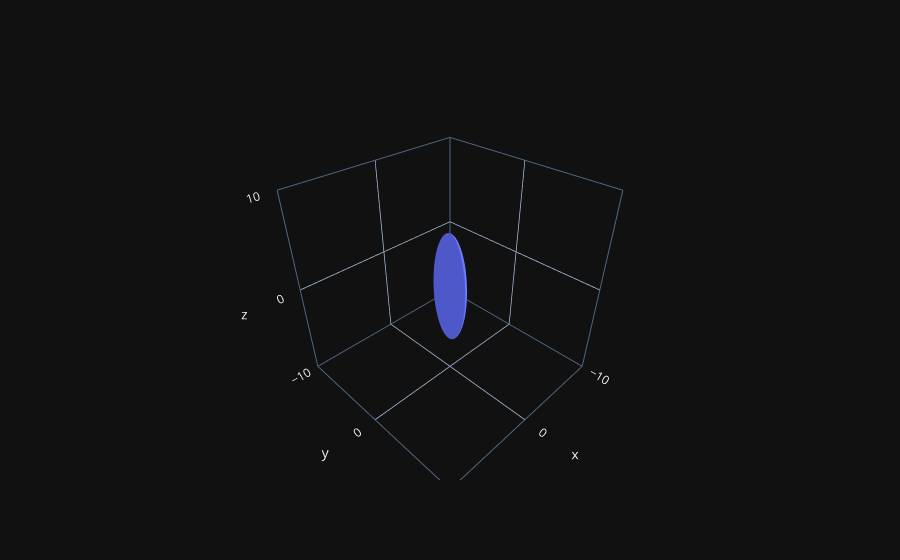

Notebook source saved alongside this figure:
### Code cell
import math
import plotly.graph_objects as go
from plotly.offline import iplot, init_notebook_mode
from plotly.graph_objs import Mesh3d
import numpy as np

axis_lengths = array([21.73990985,  4.35273378,  2.78074609])
c = axis_lengths[2]
b = axis_lengths[1]
a = axis_lengths[0]

pi = math.pi
phi = np.linspace(0, 2*pi)
theta = np.linspace(-pi/2, pi/2)
phi, theta=np.meshgrid(phi, theta)
x = np.cos(theta) * np.sin(phi) * a
y = np.cos(theta) * np.cos(phi) * b
z = np.sin(theta) * c

# define a transformation matrix
R = array([[-0.23933507, -0.90749994,  0.34519933],
       [ 0.15574894,  0.31504453,  0.93621003],
       [ 0.95836371, -0.27783232, -0.06594095]])
T = np.zeros((4,4))
C = array([  4.47448559, 192.68796498, 138.36717904])
T[0:3,0:3] = R
T[4,4] = 1
T[0:3] = C

x=x.flatten() 
y=y.flatten() 
z=z.flatten()



fig = go.Figure(data=[go.Mesh3d(, 
                            alphahull=0)])

fig.update_layout(
    scene = dict(
        xaxis = dict(nticks=4, range=[-10,10],),
                     yaxis = dict(nticks=4, range=[-10,10],),
                     zaxis = dict(nticks=4, range=[-10,10],),))

fig.show()

### Figure 1 — Plotly figure (JSON) as saved in the notebook; plotly's stock layout.template omitted (floating-point values rounded to 4 significant figures; data arrays with more than 128 entries replaced by an {"elided": "..."} marker saying what was removed)
{"data": [{"alphahull": 0, "type": "mesh3d", "x": {"elided": "2500 float values"}, "y": {"elided": "2500 float values"}, "z": {"elided": "2500 float values"}}], "layout": {"scene": {"xaxis": {"nticks": 4, "range": [-10, 10]}, "yaxis": {"nticks": 4, "range": [-10, 10]}, "zaxis": {"nticks": 4, "range": [-10, 10]}}}}
